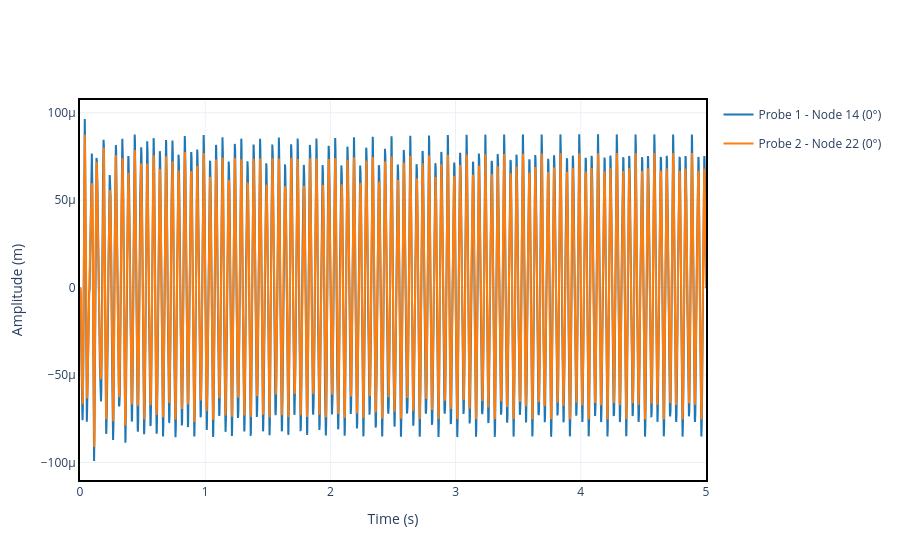

Notebook code for this chart:
### Code cell
"""Plots the time response for the two given probes."""
results = rubbing.run_time_response()
results.plot_1d([probe1, probe2]).show()

### Figure 1 — Plotly figure (JSON) as saved in the notebook; plotly's stock layout.template omitted (floating-point values rounded to 4 significant figures; data arrays with more than 128 entries replaced by an {"elided": "..."} marker saying what was removed)
{"data": [{"hovertemplate": "Time (s): %{x:.2f}<br>Amplitude (m): %{y:.2e}", "legendgroup": "Probe 1 - Node 14 (0°)", "mode": "lines", "name": "Probe 1 - Node 14 (0°)", "showlegend": true, "type": "scatter", "x": {"elided": "50001 float values"}, "y": {"elided": "50001 float values"}}, {"hovertemplate": "Time (s): %{x:.2f}<br>Amplitude (m): %{y:.2e}", "legendgroup": "Probe 2 - Node 22 (0°)", "mode": "lines", "name": "Probe 2 - Node 22 (0°)", "showlegend": true, "type": "scatter", "x": {"elided": "50001 float values"}, "y": {"elided": "50001 float values"}}], "layout": {"xaxis": {"title": {"text": "Time (s)"}}, "yaxis": {"title": {"text": "Amplitude (m)"}}}}
